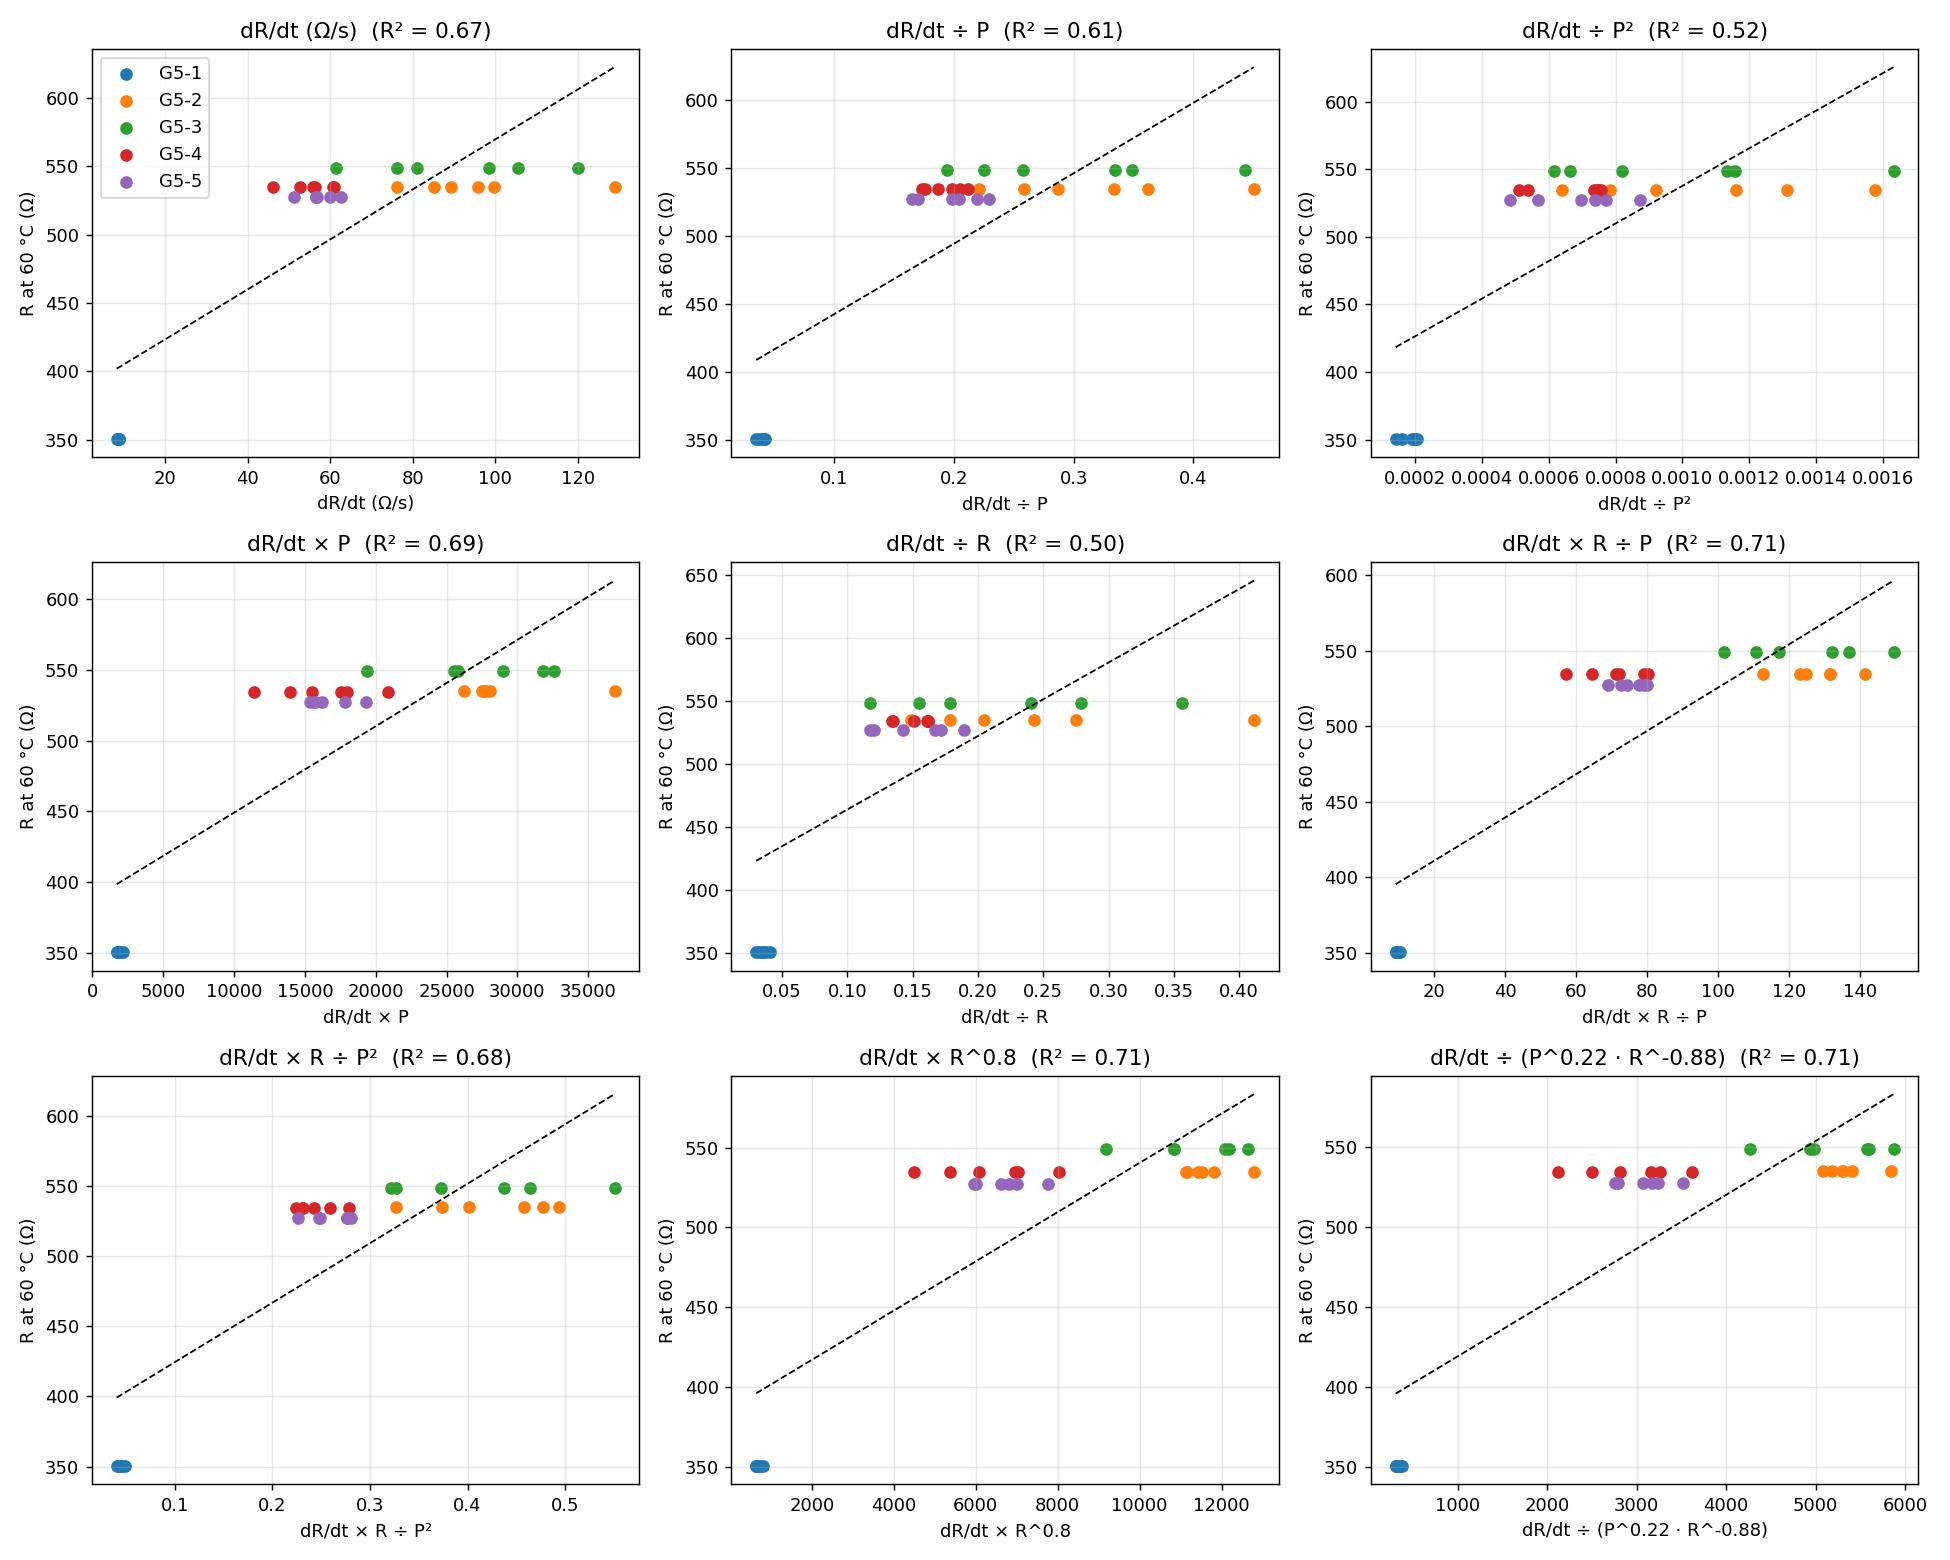

Python code for this plot:
"""Scatter: x = candidate value (dr_candidates.csv), y = R at IR=60 C of that sample (from dr_candidates_over_R60.csv)."""
import sys
SUF = "_noG5-1" if "--no-g51" in sys.argv else ""  # --no-g51: exclude G5-1, suffix outputs
import numpy as np, pandas as pd, matplotlib
matplotlib.use("Agg")
import matplotlib.pyplot as plt

d = pd.read_csv(f"dr_candidates{SUF}.csv")
d["R60_ohm"] = pd.read_csv(f"dr_candidates_over_R60{SUF}.csv").R60_ohm
cols = list(d.columns[9:-1])
fig, axs = plt.subplots(3, 3, figsize=(15, 12))
for ax, k in zip(axs.flat, cols):
    for n, i in d.groupby("sample"):
        ax.scatter(i[k], i.R60_ohm, label=n)
    m, b = np.polyfit(d[k], d.R60_ohm, 1)
    xs = np.array([d[k].min(), d[k].max()])
    ax.plot(xs, m * xs + b, "k--", lw=1)
    ax.set_title(f"{k}  (R² = {d[k].corr(d.R60_ohm)**2:.2f})"); ax.set_xlabel(k); ax.set_ylabel("R at 60 °C (Ω)"); ax.grid(alpha=.3)
axs[0, 0].legend(); fig.tight_layout(); fig.savefig(f"dr_scatter_R60{SUF}.png", dpi=130)
